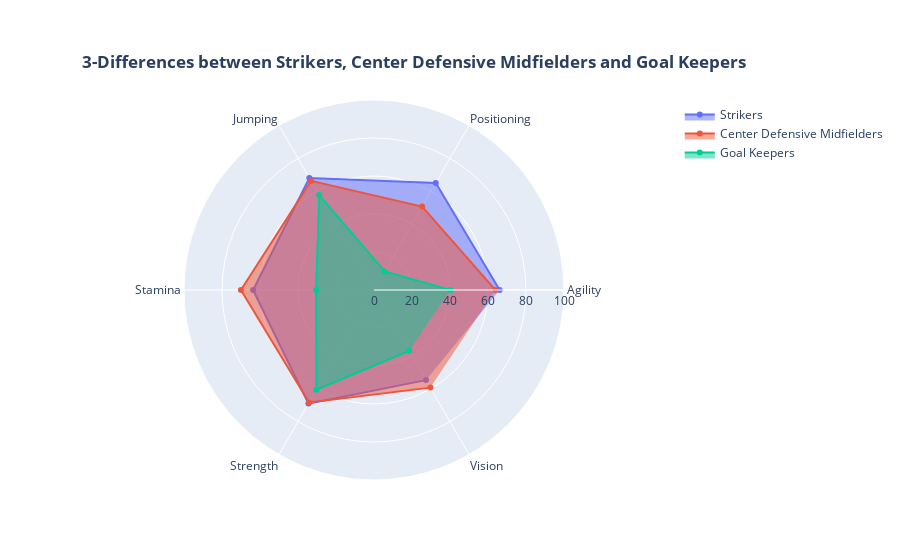

This figure's notebook cell:
### Code cell
trace7a = go.Scatterpolar(theta=['Agility', 'Positioning', 'Jumping', 
                                 'Stamina', 'Strength', 'Vision'
                                ],
                          r=df_skills2[df_skills2['Position'] == 'ST']
                          [['Agility', 'Positioning', 'Jumping', 
                                 'Stamina', 'Strength', 'Vision']].values[0],
                          fill='toself',
                          name='Strikers'
                         )

trace7b = go.Scatterpolar(theta=['Agility', 'Positioning', 'Jumping', 
                                 'Stamina', 'Strength', 'Vision'
                                ],
                          r=df_skills2[df_skills2['Position'] == 'CDM']
                          [['Agility', 'Positioning', 'Jumping', 
                                 'Stamina', 'Strength', 'Vision']].values[0],
                          fill='toself',
                          name='Center Defensive Midfielders'
                         )

trace7c = go.Scatterpolar(theta=['Agility', 'Positioning', 'Jumping', 
                                 'Stamina', 'Strength', 'Vision'
                                ],
                          r=df_skills2[df_skills2['Position'] == 'GK']
                          [['Agility', 'Positioning', 'Jumping', 
                                 'Stamina', 'Strength', 'Vision']].values[0],
                          fill='toself',
                          name='Goal Keepers'
                         )

layout = go.Layout(polar=dict(radialaxis=dict(visible=True,
                                              range=[0, 100]
                                             )
                             
                             ),
                   showlegend=True,
        title={
        'text': "<b>3-Differences between Strikers, Center Defensive Midfielders and Goal Keepers</b>",
        'y':0.9,
        'x':0.46,
        'xanchor': 'center',
        'yanchor': 'top'}
                  )

fig = go.Figure(data=[trace7a, trace7b, trace7c], layout=layout)
py.iplot(fig)

### Figure 1 — Plotly figure (JSON) as saved in the notebook; plotly's stock layout.template omitted (floating-point values rounded to 4 significant figures)
{"data": [{"fill": "toself", "name": "Strikers", "r": [66.13, 65.05, 68.06, 63.64, 69.05, 54.77], "theta": ["Agility", "Positioning", "Jumping", "Stamina", "Strength", "Vision"], "type": "scatterpolar"}, {"fill": "toself", "name": "Center Defensive Midfielders", "r": [63.87, 50.7, 66.31, 70.04, 68.34, 59.33], "theta": ["Agility", "Positioning", "Jumping", "Stamina", "Strength", "Vision"], "type": "scatterpolar"}, {"fill": "toself", "name": "Goal Keepers", "r": [40.2, 11.26, 57.7, 30.46, 60.61, 36.99], "theta": ["Agility", "Positioning", "Jumping", "Stamina", "Strength", "Vision"], "type": "scatterpolar"}], "layout": {"polar": {"radialaxis": {"range": [0, 100], "visible": true}}, "showlegend": true, "title": {"text": "<b>3-Differences between Strikers, Center Defensive Midfielders and Goal Keepers</b>", "x": 0.46, "xanchor": "center", "y": 0.9, "yanchor": "top"}}}
